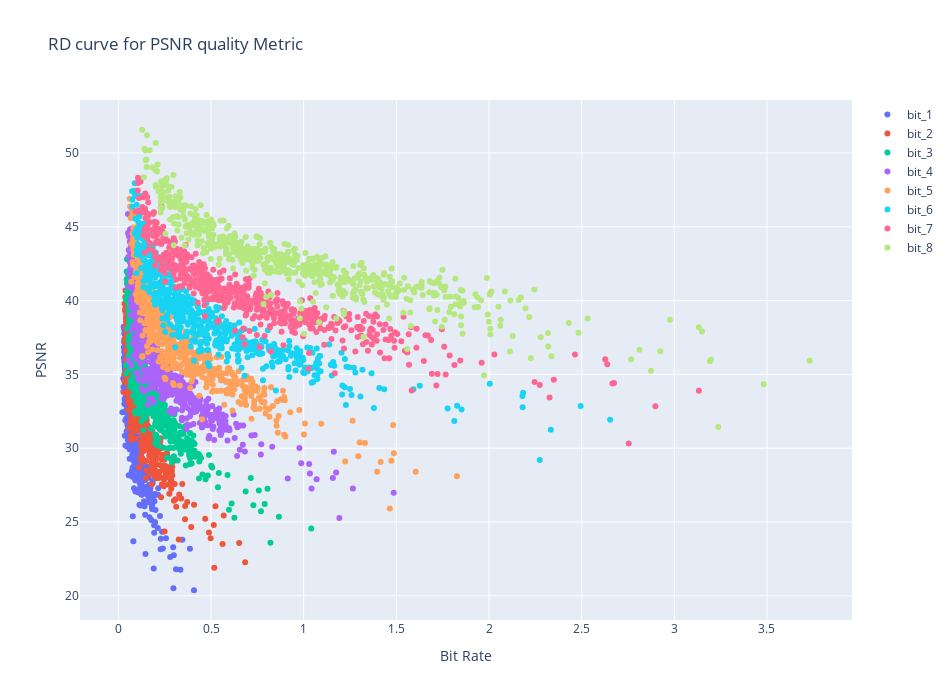
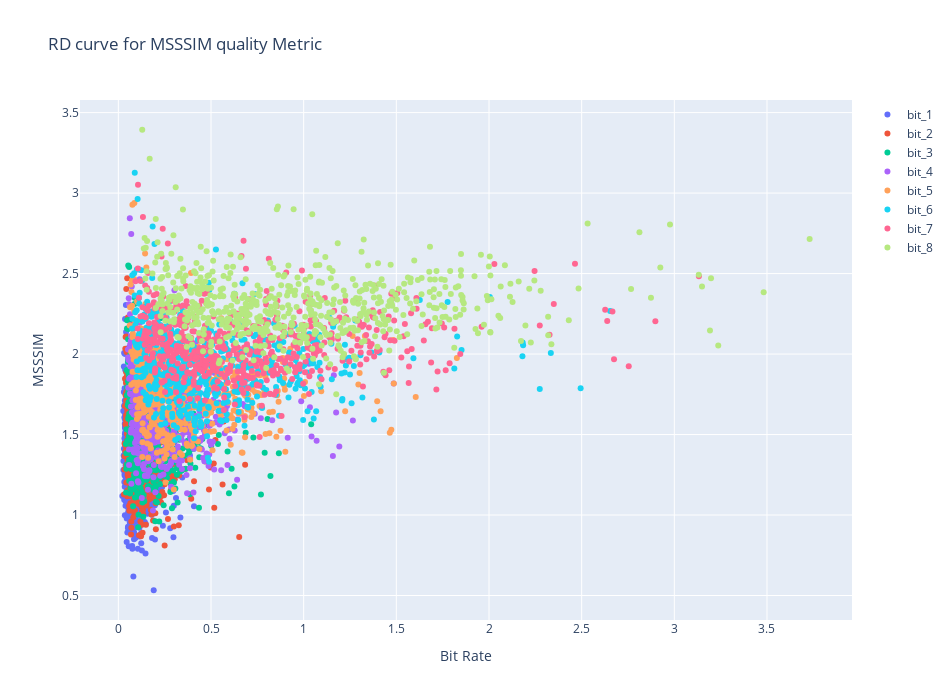
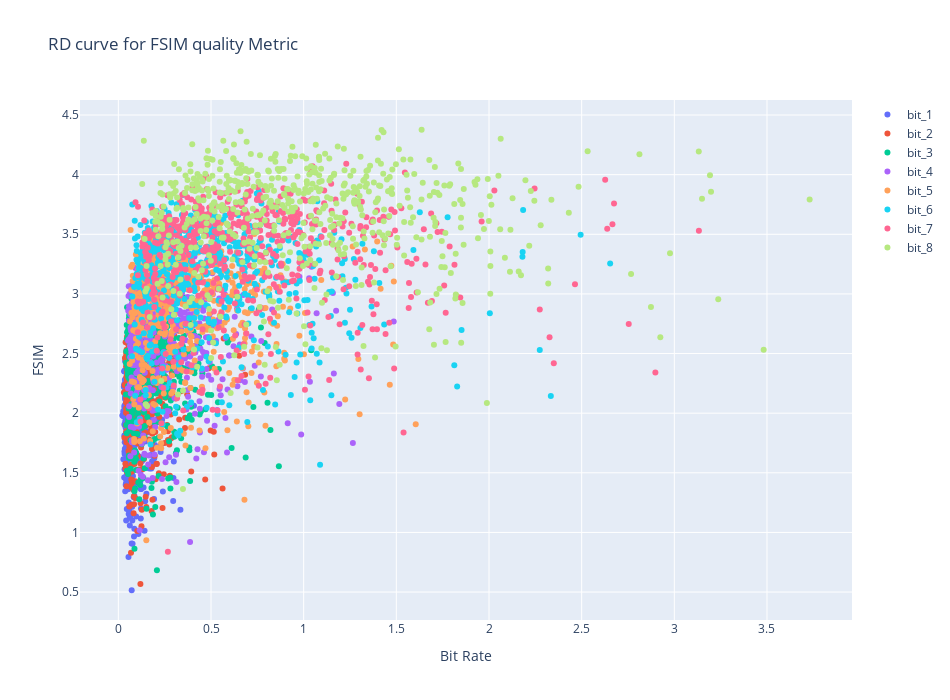
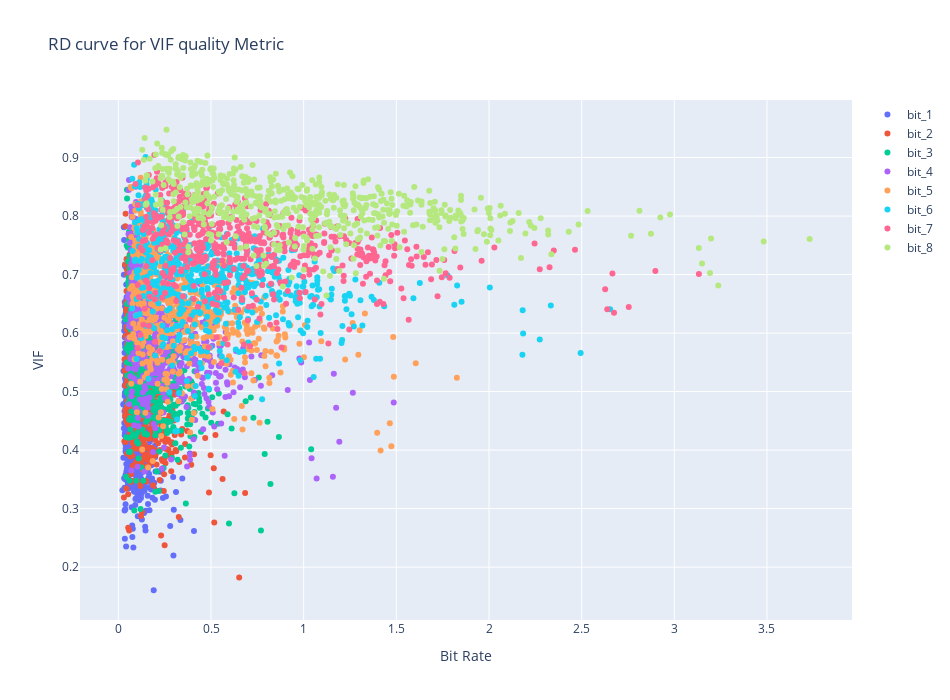

These figures' notebook cell, in order:
### Code cell
plotly_graph(dbpp_, dpsnr_, 'PSNR')
plotly_graph(dbpp_, dmsssim_, 'MSSSIM')
plotly_graph(dbpp_, dfsim_, 'FSIM')
plotly_graph(dbpp_, dvif_, 'VIF')

### Figure 1 — Plotly figure (JSON) as saved in the notebook; plotly's stock layout.template omitted (floating-point values rounded to 4 significant figures; data arrays with more than 128 entries replaced by an {"elided": "..."} marker saying what was removed)
{"data": [{"mode": "markers", "name": "bit_1", "text": {"elided": "600 str values"}, "type": "scatter", "x": {"elided": "600 float values"}, "y": {"elided": "600 float values"}}, {"mode": "markers", "name": "bit_2", "text": {"elided": "600 str values"}, "type": "scatter", "x": {"elided": "600 float values"}, "y": {"elided": "600 float values"}}, {"mode": "markers", "name": "bit_3", "text": {"elided": "600 str values"}, "type": "scatter", "x": {"elided": "600 float values"}, "y": {"elided": "600 float values"}}, {"mode": "markers", "name": "bit_4", "text": {"elided": "600 str values"}, "type": "scatter", "x": {"elided": "600 float values"}, "y": {"elided": "600 float values"}}, {"mode": "markers", "name": "bit_5", "text": {"elided": "600 str values"}, "type": "scatter", "x": {"elided": "600 float values"}, "y": {"elided": "600 float values"}}, {"mode": "markers", "name": "bit_6", "text": {"elided": "600 str values"}, "type": "scatter", "x": {"elided": "600 float values"}, "y": {"elided": "600 float values"}}, {"mode": "markers", "name": "bit_7", "text": {"elided": "600 str values"}, "type": "scatter", "x": {"elided": "600 float values"}, "y": {"elided": "600 float values"}}, {"mode": "markers", "name": "bit_8", "text": {"elided": "600 str values"}, "type": "scatter", "x": {"elided": "600 float values"}, "y": {"elided": "600 float values"}}], "layout": {"autosize": false, "height": 700, "title": {"text": "RD curve for PSNR quality Metric"}, "width": 950, "xaxis": {"title": {"text": "Bit Rate"}, "zeroline": false}, "yaxis": {"title": {"text": "PSNR"}, "zeroline": false}}}

### Figure 2 — Plotly figure (JSON) as saved in the notebook; plotly's stock layout.template omitted (floating-point values rounded to 4 significant figures; data arrays with more than 128 entries replaced by an {"elided": "..."} marker saying what was removed)
{"data": [{"mode": "markers", "name": "bit_1", "text": {"elided": "600 str values"}, "type": "scatter", "x": {"elided": "600 float values"}, "y": {"elided": "600 float values"}}, {"mode": "markers", "name": "bit_2", "text": {"elided": "600 str values"}, "type": "scatter", "x": {"elided": "600 float values"}, "y": {"elided": "600 float values"}}, {"mode": "markers", "name": "bit_3", "text": {"elided": "600 str values"}, "type": "scatter", "x": {"elided": "600 float values"}, "y": {"elided": "600 float values"}}, {"mode": "markers", "name": "bit_4", "text": {"elided": "600 str values"}, "type": "scatter", "x": {"elided": "600 float values"}, "y": {"elided": "600 float values"}}, {"mode": "markers", "name": "bit_5", "text": {"elided": "600 str values"}, "type": "scatter", "x": {"elided": "600 float values"}, "y": {"elided": "600 float values"}}, {"mode": "markers", "name": "bit_6", "text": {"elided": "600 str values"}, "type": "scatter", "x": {"elided": "600 float values"}, "y": {"elided": "600 float values"}}, {"mode": "markers", "name": "bit_7", "text": {"elided": "600 str values"}, "type": "scatter", "x": {"elided": "600 float values"}, "y": {"elided": "600 float values"}}, {"mode": "markers", "name": "bit_8", "text": {"elided": "600 str values"}, "type": "scatter", "x": {"elided": "600 float values"}, "y": {"elided": "600 float values"}}], "layout": {"autosize": false, "height": 700, "title": {"text": "RD curve for MSSSIM quality Metric"}, "width": 950, "xaxis": {"title": {"text": "Bit Rate"}, "zeroline": false}, "yaxis": {"title": {"text": "MSSSIM"}, "zeroline": false}}}

### Figure 3 — Plotly figure (JSON) as saved in the notebook; plotly's stock layout.template omitted (floating-point values rounded to 4 significant figures; data arrays with more than 128 entries replaced by an {"elided": "..."} marker saying what was removed)
{"data": [{"mode": "markers", "name": "bit_1", "text": {"elided": "600 str values"}, "type": "scatter", "x": {"elided": "600 float values"}, "y": {"elided": "600 float values"}}, {"mode": "markers", "name": "bit_2", "text": {"elided": "600 str values"}, "type": "scatter", "x": {"elided": "600 float values"}, "y": {"elided": "600 float values"}}, {"mode": "markers", "name": "bit_3", "text": {"elided": "600 str values"}, "type": "scatter", "x": {"elided": "600 float values"}, "y": {"elided": "600 float values"}}, {"mode": "markers", "name": "bit_4", "text": {"elided": "600 str values"}, "type": "scatter", "x": {"elided": "600 float values"}, "y": {"elided": "600 float values"}}, {"mode": "markers", "name": "bit_5", "text": {"elided": "600 str values"}, "type": "scatter", "x": {"elided": "600 float values"}, "y": {"elided": "600 float values"}}, {"mode": "markers", "name": "bit_6", "text": {"elided": "600 str values"}, "type": "scatter", "x": {"elided": "600 float values"}, "y": {"elided": "600 float values"}}, {"mode": "markers", "name": "bit_7", "text": {"elided": "600 str values"}, "type": "scatter", "x": {"elided": "600 float values"}, "y": {"elided": "600 float values"}}, {"mode": "markers", "name": "bit_8", "text": {"elided": "600 str values"}, "type": "scatter", "x": {"elided": "600 float values"}, "y": {"elided": "600 float values"}}], "layout": {"autosize": false, "height": 700, "title": {"text": "RD curve for FSIM quality Metric"}, "width": 950, "xaxis": {"title": {"text": "Bit Rate"}, "zeroline": false}, "yaxis": {"title": {"text": "FSIM"}, "zeroline": false}}}

### Figure 4 — Plotly figure (JSON) as saved in the notebook; plotly's stock layout.template omitted (floating-point values rounded to 4 significant figures; data arrays with more than 128 entries replaced by an {"elided": "..."} marker saying what was removed)
{"data": [{"mode": "markers", "name": "bit_1", "text": {"elided": "600 str values"}, "type": "scatter", "x": {"elided": "600 float values"}, "y": {"elided": "600 float values"}}, {"mode": "markers", "name": "bit_2", "text": {"elided": "600 str values"}, "type": "scatter", "x": {"elided": "600 float values"}, "y": {"elided": "600 float values"}}, {"mode": "markers", "name": "bit_3", "text": {"elided": "600 str values"}, "type": "scatter", "x": {"elided": "600 float values"}, "y": {"elided": "600 float values"}}, {"mode": "markers", "name": "bit_4", "text": {"elided": "600 str values"}, "type": "scatter", "x": {"elided": "600 float values"}, "y": {"elided": "600 float values"}}, {"mode": "markers", "name": "bit_5", "text": {"elided": "600 str values"}, "type": "scatter", "x": {"elided": "600 float values"}, "y": {"elided": "600 float values"}}, {"mode": "markers", "name": "bit_6", "text": {"elided": "600 str values"}, "type": "scatter", "x": {"elided": "600 float values"}, "y": {"elided": "600 float values"}}, {"mode": "markers", "name": "bit_7", "text": {"elided": "600 str values"}, "type": "scatter", "x": {"elided": "600 float values"}, "y": {"elided": "600 float values"}}, {"mode": "markers", "name": "bit_8", "text": {"elided": "600 str values"}, "type": "scatter", "x": {"elided": "600 float values"}, "y": {"elided": "600 float values"}}], "layout": {"autosize": false, "height": 700, "title": {"text": "RD curve for VIF quality Metric"}, "width": 950, "xaxis": {"title": {"text": "Bit Rate"}, "zeroline": false}, "yaxis": {"title": {"text": "VIF"}, "zeroline": false}}}
